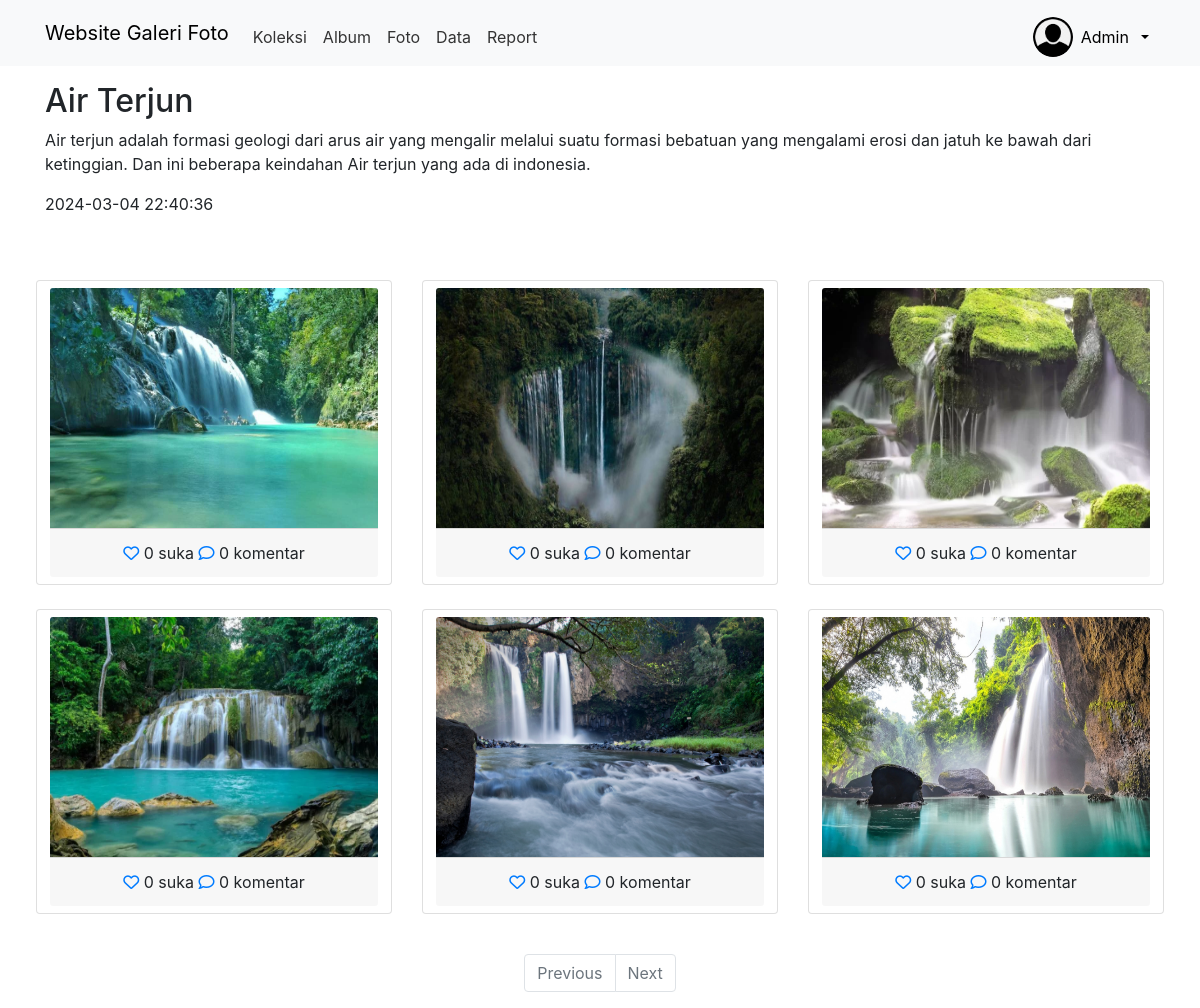
Page /admin/isi_album.php?id_album=69 (signed in) on the committed database.
### tables this page shows
CREATE TABLE `albums` (
  `album_id` int(11) NOT NULL,
  `user_id` int(11) NOT NULL,
  `title` varchar(100) NOT NULL,
  `description` text NOT NULL,
  `created_at` datetime NOT NULL DEFAULT current_timestamp() ON UPDATE current_timestamp()
);

CREATE TABLE `photos` (
  `photo_id` int(11) NOT NULL,
  `user_id` int(11) NOT NULL,
  `title` varchar(100) NOT NULL,
  `description` text NOT NULL,
  `image_path` varchar(255) NOT NULL,
  `created_at` timestamp NOT NULL DEFAULT current_timestamp() ON UPDATE current_timestamp(),
  `album_id` int(11) NOT NULL
);

### admin/isi_album.php (the view, shortened to what this page needs)
<?php
include_once("../config/koneksi.php");
$id_album = mysqli_real_escape_string($koneksi, $_GET['id_album']);
$results_per_page = 6;
$query_count = mysqli_query($koneksi, "SELECT COUNT(*) AS total FROM photos WHERE album_id = $id_album");
$row = mysqli_fetch_assoc($query_count);
$total_results = $row['total'];
$total_pages = ceil($total_results / $results_per_page);
$current_page = isset($_GET['page']) ? $_GET['page'] : 1;
$offset = ($current_page - 1) * $results_per_page;
$user_id = $_SESSION['user_id'];
$query_album_info = mysqli_query($koneksi, "SELECT title, description, created_at FROM albums WHERE album_id = $id_album");
$album_info = mysqli_fetch_assoc($query_album_info);
$album_title = $album_info['title'];
$album_description = $album_info['description'];
$album_created_at = $album_info['created_at'];
$query = mysqli_query($koneksi, "SELECT photos.*, users.name
    FROM photos
    INNER JOIN users ON photos.user_id = users.user_id
    WHERE photos.album_id = $id_album
    LIMIT $offset, $results_per_page");
?>
<!DOCTYPE html>
<html lang="en">
<head>
    <link rel="stylesheet" type="text/css" href="../aset/css/bootstrap.min.css">
    <link rel="stylesheet" href="https://cdnjs.cloudflare.com/ajax/libs/font-awesome/6.5.1/css/all.min.css" />
    <link rel="stylesheet" href="https://stackpath.bootstrapcdn.com/bootstrap/4.5.2/css/bootstrap.min.css">
</head>
<body>
<nav class="navbar navbar-expand-lg bg-body-tertiary">
  <div class="container">
    <a class="navbar-brand" href="index_album.php">Website Galeri Foto</a>
    <div class="collapse navbar-collapse mt-2" id="navbarNavAltMarkup">
      <div class="navbar-nav me-auto">
        <a href="home.php" class="nav-link">Koleksi</a>
        <a href="album.php" class="nav-link">Album</a>
        <a href="foto.php" class="nav-link">Foto</a>
        <a href="list_user.php" class="nav-link">Data</a>
        <a href="laporan.php" class="nav-link">Report</a>
      </div>
       <div class="btn-group">
    <button type="button" style='border:none;background-color:transparent;display:flex;flex-direction:row;justify-content:center;align-items:center;gap:8px' class="dropdown-toggle" style='' data-toggle="dropdown" data-mdb-dropdown-init data-mdb-ripple-init aria-expanded="false">
        <img id="profilee-img" class="img-circle img-responsive rounded-circle" src="../aset/img/profilee.png" width="40" height="40">
        <p class='mb-0'><?= $_SESSION['username'] ?></p>
    </button>
</div>
</div>
</nav>
<div class="container mt-3">
    <div class="row">
    <div class="col">
    <h2><?php echo $album_title; ?></h2>
    <p><?php echo $album_description; ?></p>
    <p><?php echo $album_created_at; ?></p>
    </div>
    </div>
</div>
<div class="container mt-3" style='padding-right:6px;padding-left:6px;padding-top:2em'>
  <div class="row">
    <?php
    while($data = mysqli_fetch_assoc($query)){
    ?>
    <div class="col-md-4 mb-3">
        <div q class="card mb-2">
            <div class="btn btn-transparan" data-bs-toggle="modal" data-bs-target="#Komentar<?php echo $data['photo_id']?>">
    <img src="../aset/img/<?php echo $data['image_path']?>" class="card-img-top" title="<?php echo $data['title'] ?>" style="height: 15rem;">
    <div class="card-footer text-center">
        <?php
        $photo_id = $data['photo_id'];
        $ceksuka = mysqli_query($koneksi,"SELECT * FROM likes WHERE photo_id = '$photo_id' AND user_id = '$user_id'");
        if (mysqli_num_rows($ceksuka) == 1) { ?>
            <a href="../config/proses_like.php?action=unlike&photo_id=<?php echo $data['photo_id']?>" type="submit" name="batalsuka"><i class ="fa fa-heart " style='color:red'></i></a>
        <?php } else { ?>
            <a href="../config/proses_like.php?action=like&photo_id=<?php echo $data['photo_id']?>" type="submit" name="suka"><i class ="fa-regular fa-heart" ></i></a>
        <?php } ?>
        <?php
        $like = mysqli_query($koneksi,"SELECT * FROM likes WHERE photo_id = '$photo_id'");
        echo mysqli_num_rows($like). ' suka';
        ?>
        <a href="#" data-bs-toggle="modal" data-bs-target="#komentarModal<?php echo $data['photo_id']; ?>"><i class="fa-regular fa-comment"></i></a>
        <?php
        $jmlkomen = mysqli_query($koneksi,"SELECT * FROM comments WHERE photo_id='$photo_id'");
        if($jmlkomen){
            $jumlah_komentar = 0;
            echo $jumlah_komentar . ' komentar';
        } else {
            echo "0 komentar";
        }
        ?>
    </div>
</div>
        </div>
    </div>
    <?php } ?>
  </div>
</div>
<div class="container mt-3">
    <div class="row">
        <div class="col">
            <nav aria-label="Page navigation example">
                <ul class="pagination justify-content-center">
                    <li class="page-item <?php echo ($current_page == 1) ? 'disabled' : ''; ?>"><a class="page-link" href="?id_album=<?php echo $id_album; ?>&page=<?php echo ($current_page - 1); ?>">Previous</a></li>
                    <li class="page-item <?php echo ($current_page == $total_pages) ? 'disabled' : ''; ?>"><a class="page-link" href="?id_album=<?php echo $id_album; ?>&page=<?php echo ($current_page + 1); ?>">Next</a></li>
                </ul>
            </nav>
        </div>
    </div>
</div>
</body>
</html>

### admin/isi_album.php (style rules this page uses)
.navbar-nav .nav-link { color: #333; transition: color 0.3s ease; }

### rows in the picture
albums: title "Air Terjun", description "Air terjun adalah formasi geologi dari arus air yang mengalir melalui suatu formasi bebatuan yang mengalami erosi dan jatuh ke bawah dari ketinggian. Dan ini beberapa keindahan Air terjun yang ada di indonesia.", created_at "2024-03-04 22:40:36"
photos: image_path (picture), mysqli_num_rows($like) "0", jumlah_komentar "0"
photos: image_path (picture), mysqli_num_rows($like) "0", jumlah_komentar "0"
photos: image_path (picture), mysqli_num_rows($like) "0", jumlah_komentar "0"
photos: image_path (picture), mysqli_num_rows($like) "0", jumlah_komentar "0"
photos: image_path (picture), mysqli_num_rows($like) "0", jumlah_komentar "0"
photos: image_path (picture), mysqli_num_rows($like) "0", jumlah_komentar "0"

### other values in the picture
$_SESSION['username'] "Admin"
